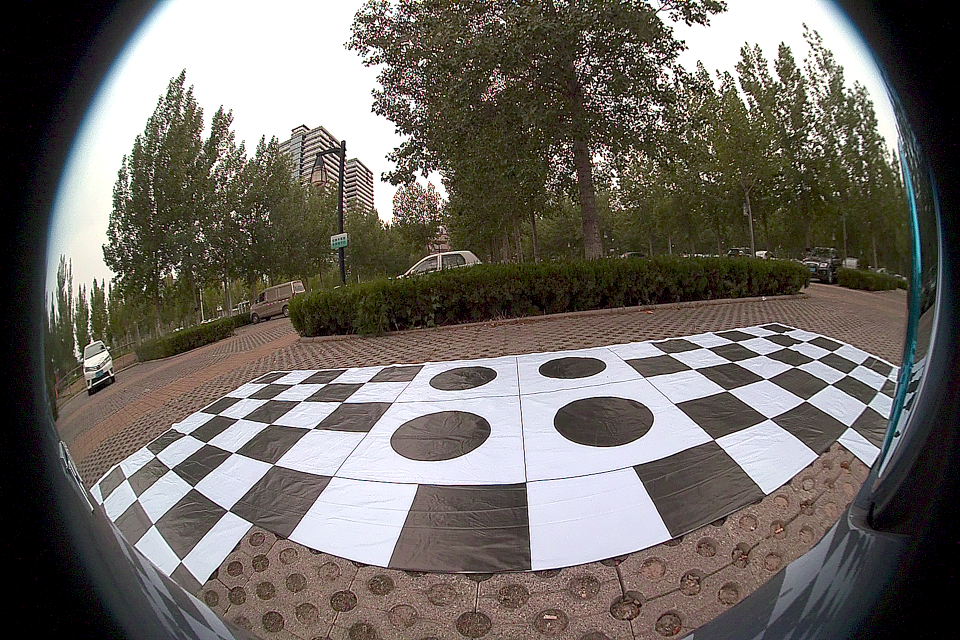
#> input picture images/front.png, 960 x 640 px
$ python undistort.py   (older library calls are emulated)
#> lines starting #> are read from the running program, lines starting #| are printed output that depends on the picture; after the words box and inside, x2 and y2 are one past the last pixel; in counts of white or black regions, pixels touching at a corner belong together
### utils.py
import numpy as np

def update_undistort_map(camera_matrix, scale, shift):
    """
    生成校正映射表
    :param camera_matrix: 元素内参矩阵
    :param scale: 缩放系数
    :param shift: 平移系数
    :return: 校正映射表
    """
    new_matrix = camera_matrix.copy()

    # 应用缩放参数
    new_matrix[0,0] *= scale[0]
    new_matrix[1,1] *= scale[1]

    # 应用平移参数
    new_matrix[0,2] += shift[0]
    new_matrix[1,2] += shift[1]

    return new_matrix

### undistort.py
import cv2
import numpy as np
from utils import update_undistort_map

# 相机内参
camera_matrix = np.array([[3.0245305983229298e+02, 0.0,                    4.9664001463163459e+02],
                          [0.0,                    3.2074618594392325e+02, 3.3119980984361649e+02],
                          [0.0,                    0.0,                    1.0]])
# 畸变系数
dist_coeffs = np.array([-4.3735601598704078e-02, 2.1692522970939803e-02, -2.6388839028513571e-02, 8.4123126605702321e-03])

img = cv2.imread("images/front.png")
#> img is the input picture: shape (640, 960, 3); mean B, G, R 99.1, 105, 110.1
if img is None:
    raise FileNotFoundError("找不到图片 images/front.png")

h, w = img.shape[:2]
#> h = 640; w = 960

# 初始参数
scale = [0.7, 0.8]
shift = [-150, -100]

def undistort_display(scale, shift):
    new_matrix = update_undistort_map(camera_matrix, scale, shift)
    # 调整校正后的视角
    undistort_maps = cv2.fisheye.initUndistortRectifyMap(camera_matrix, dist_coeffs, np.eye(3), new_matrix, (w, h), cv2.CV_16SC2)
    # 校正画面
    result = cv2.remap(img, *undistort_maps,
                       interpolation=cv2.INTER_LINEAR, # 双线性插值
                       borderMode=cv2.BORDER_CONSTANT) # 常数填充
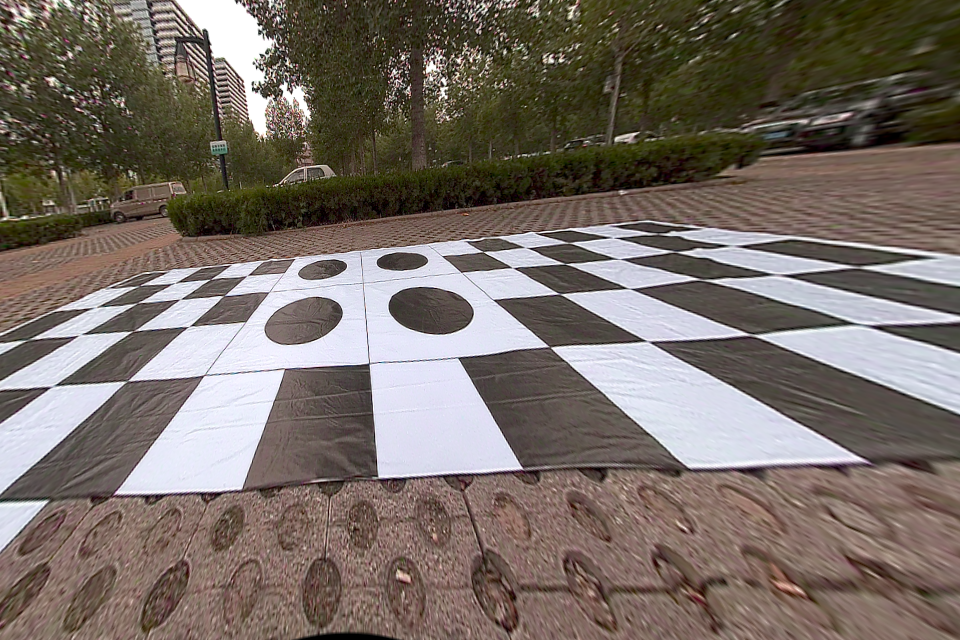
#> result: shape (640, 960, 3); mean B, G, R 101.7, 109.3, 119.5
    return result

while True:
    result = undistort_display(scale, shift)
    save_img = result.copy()
    display_text = f"scale: {scale}, shift: {shift}"
#> display_text = 'scale: [0.7, 0.8], shift: [-150, -100]'
    cv2.putText(result, display_text, (10, 30),
                cv2.FONT_HERSHEY_SIMPLEX, 0.7, (0, 255, 0), 2)
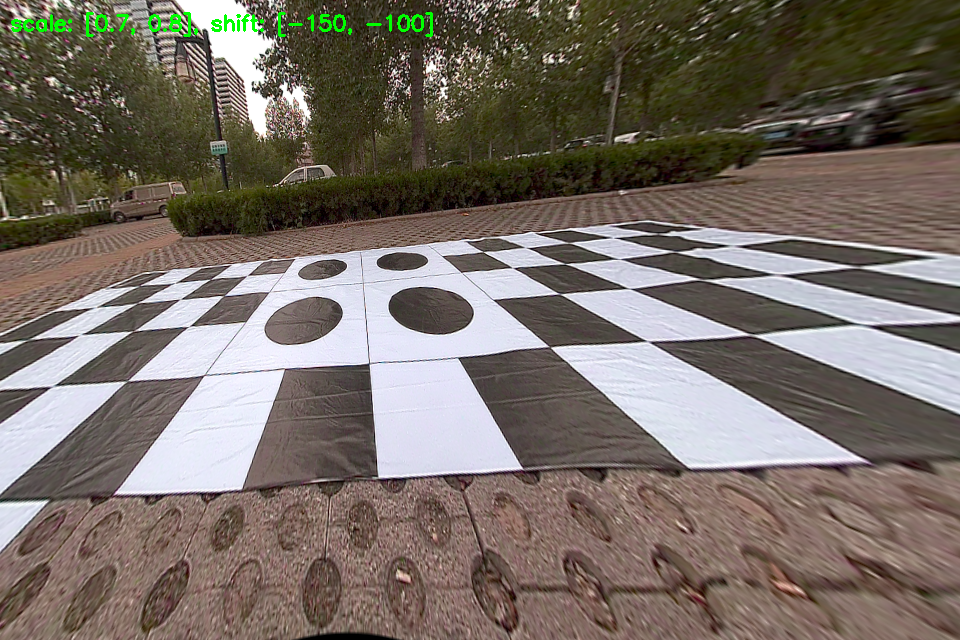
#> result: shape (640, 960, 3); 0.41% of pixels changed, all inside (x1, y1, x2, y2) = (11, 12, 433, 37)
    cv2.imshow("result", result)

    key = cv2.waitKey(0) & 0xFF
#> (key Esc is pressed here)

    if key == 27:  # ESC 退出
        break
    elif key == ord('9'):
        scale[0] -= 0.01
    elif key == ord('0'):
        scale[0] += 0.01
    elif key == ord('-'):
        scale[1] -= 0.01
    elif key == ord('='):  # 注意 = 和 + 在同一键上
        scale[1] += 0.01
    elif key == ord('['):
        shift[0] -= 5
    elif key == ord(']'):
        shift[0] += 5
    elif key == ord(';'):
        shift[1] -= 5
    elif key == ord('\''):
        shift[1] += 5

    elif key == ord('s'):
        cv2.imwrite("undistort.jpg", save_img)
        print(img)
        print("save")

cv2.destroyAllWindows()

$ run again, with images/back.png copied over images/front.png
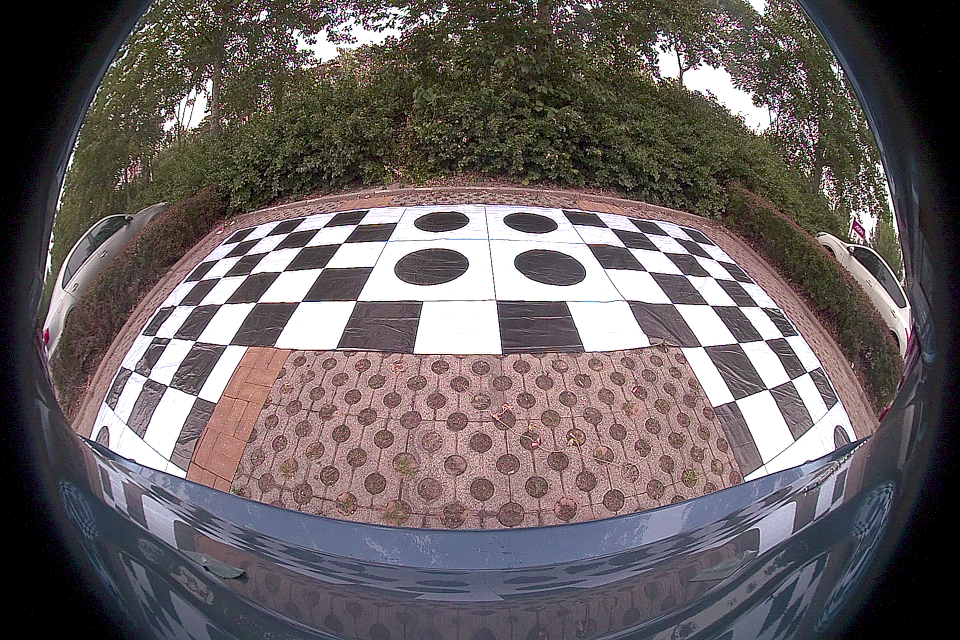
#> input picture images/back.png, 960 x 640 px
#> img is the input picture: shape (640, 960, 3); mean B, G, R 97.9, 97.2, 105.3
#> in undistort_display, `result = cv2.remap(img, *undistort_maps, interpolation=cv2.INTER_LINEAR,`:
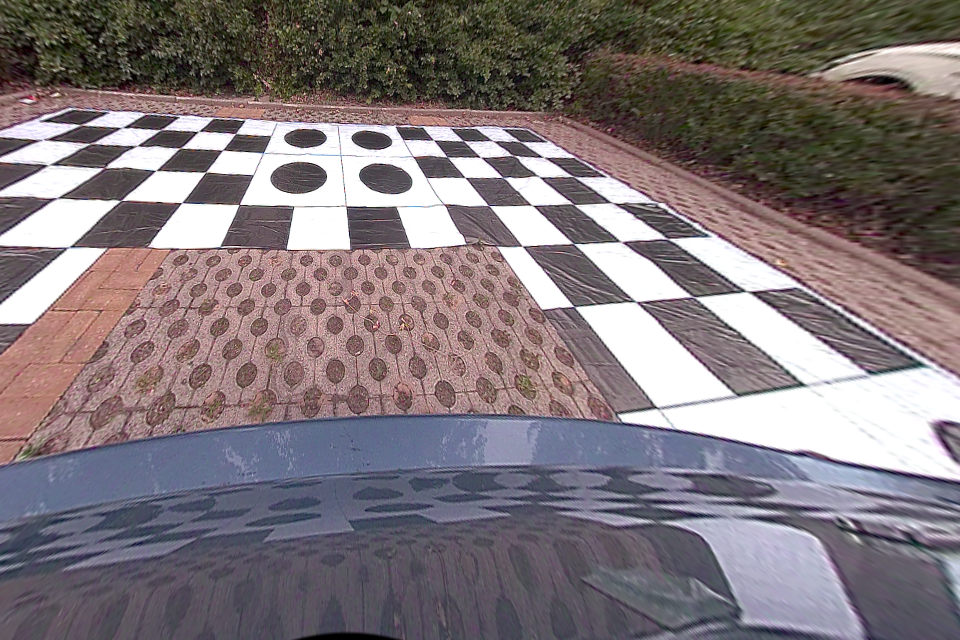
#> result: shape (640, 960, 3); mean B, G, R 121.5, 118.2, 128.1
#> display_text = 'scale: [0.7, 0.8], shift: [-150, -100]'
#> `cv2.putText(result, display_text, (10, 30), cv2.FONT_HERSHEY_SIMPLEX, ..`:
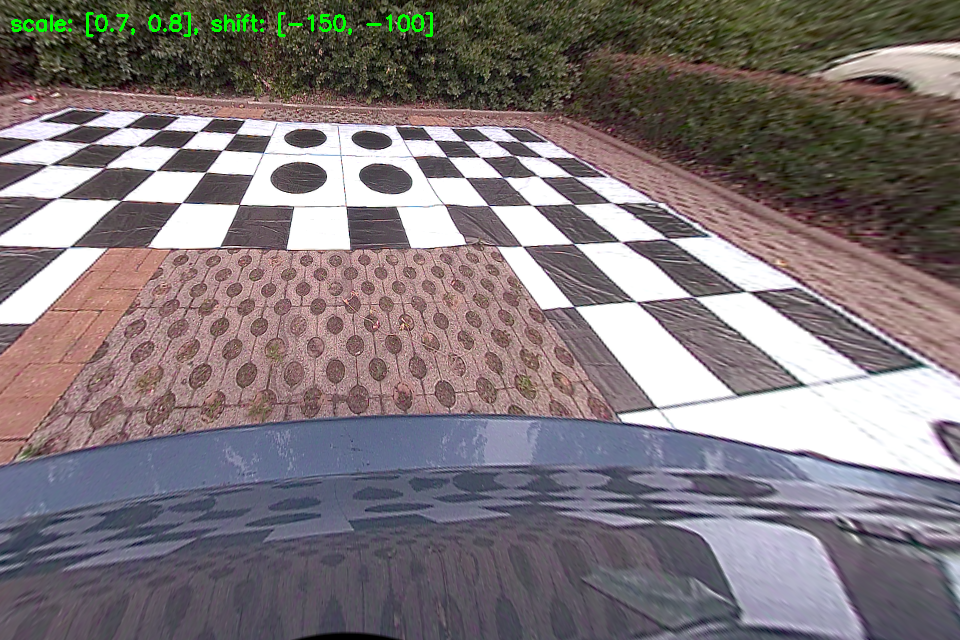
#> result: shape (640, 960, 3); 0.41% of pixels changed, all inside (x1, y1, x2, y2) = (11, 12, 433, 37)

$ run again, with images/left.png copied over images/front.png
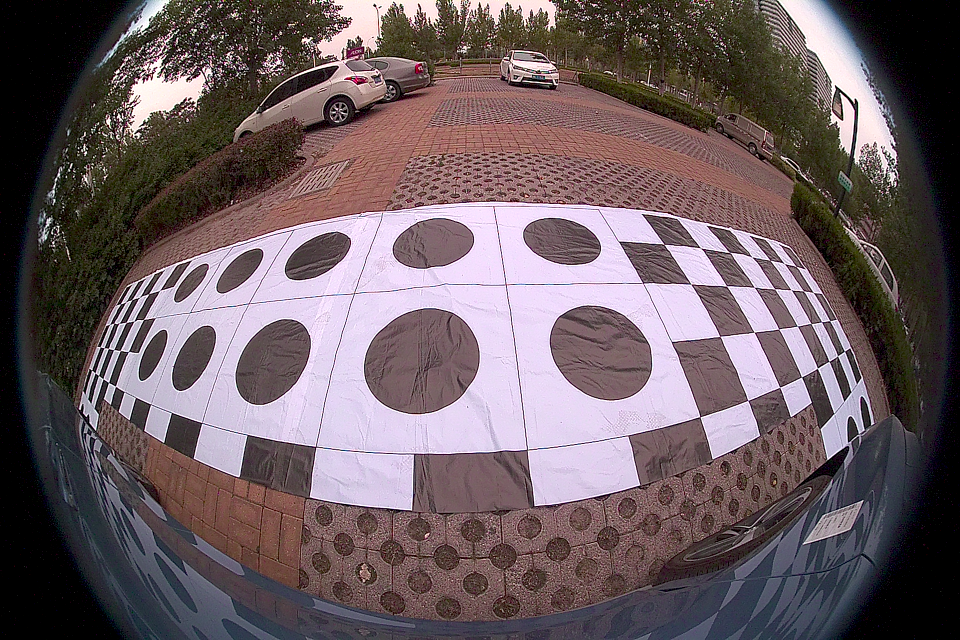
#> input picture images/left.png, 960 x 640 px
#> img is the input picture: shape (640, 960, 3); mean B, G, R 98.1, 93.7, 108.4
#> in undistort_display, `result = cv2.remap(img, *undistort_maps, interpolation=cv2.INTER_LINEAR,`:
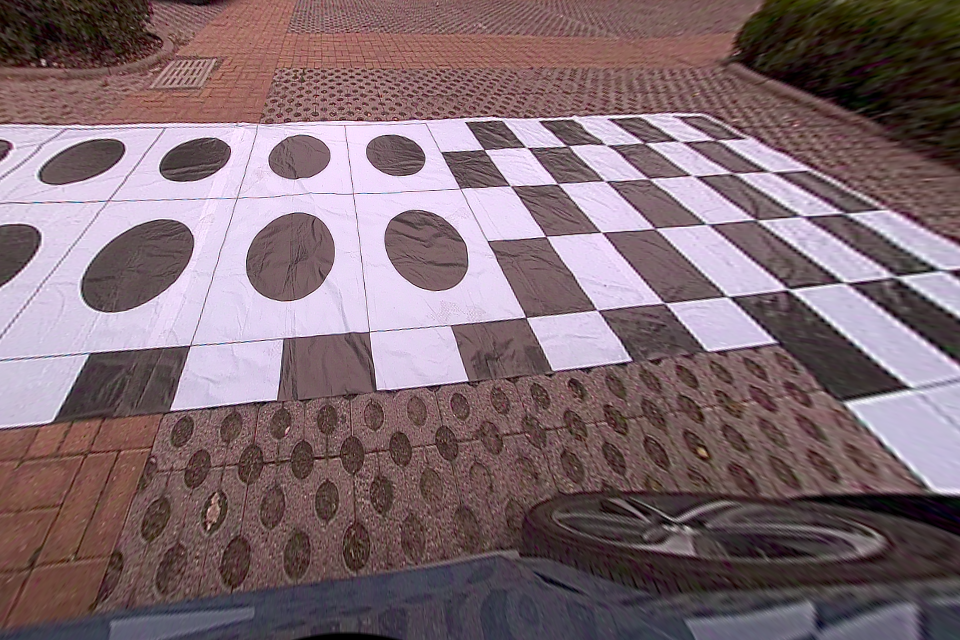
#> result: shape (640, 960, 3); mean B, G, R 114, 107.1, 127.7
#> display_text = 'scale: [0.7, 0.8], shift: [-150, -100]'
#> `cv2.putText(result, display_text, (10, 30), cv2.FONT_HERSHEY_SIMPLEX, ..`:
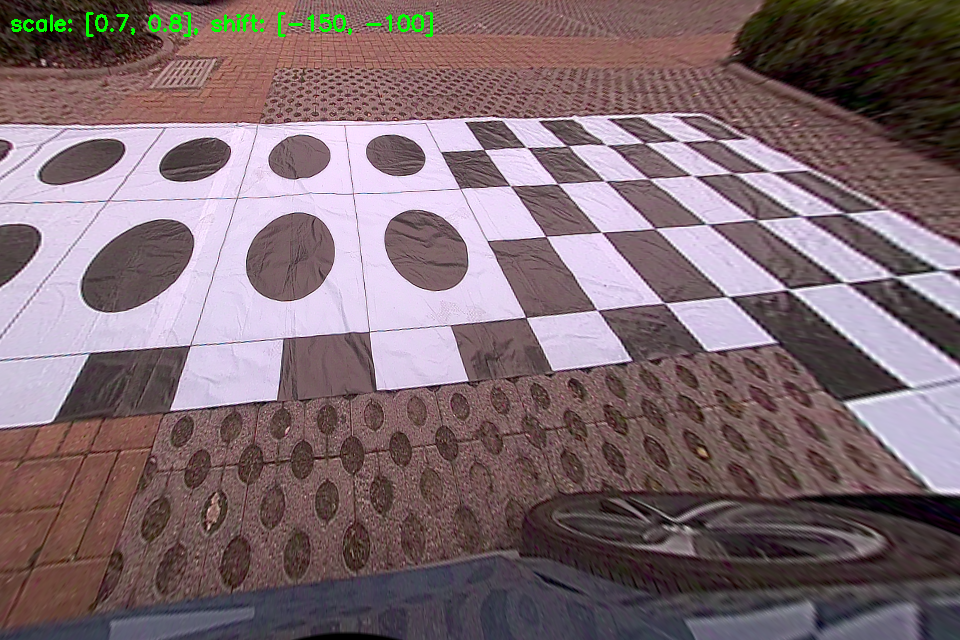
#> result: shape (640, 960, 3); 0.41% of pixels changed, all inside (x1, y1, x2, y2) = (11, 12, 433, 37)
